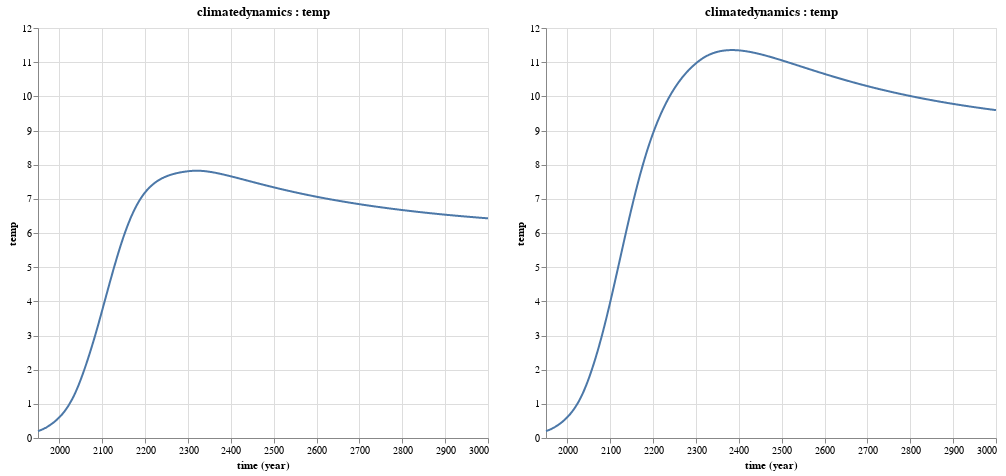

The code cell stored with this chart in its notebook:
### Code cell
@vlplot(resolve={scale={y=:shared}}) + [p1 p2]

### Figure 1 — Vega-Lite specification as saved in the notebook (floating-point values rounded to 4 significant figures; data arrays with more than 128 entries replaced by an {"elided": "..."} marker saying what was removed)
{"hconcat": [{"$schema": "https://vega.github.io/schema/vega-lite/v3.json", "data": {"values": {"elided": "1051 records"}}, "description": "plot for a specific component variable pair", "encoding": {"x": {"field": "time", "timeUnit": "utcyear", "type": "temporal"}, "y": {"field": "temp", "type": "quantitative"}}, "height": 410, "mark": {"type": "line"}, "title": "climatedynamics : temp", "width": 450}, {"$schema": "https://vega.github.io/schema/vega-lite/v3.json", "data": {"values": {"elided": "1051 records"}}, "description": "plot for a specific component variable pair", "encoding": {"x": {"field": "time", "timeUnit": "utcyear", "type": "temporal"}, "y": {"field": "temp", "type": "quantitative"}}, "height": 410, "mark": {"type": "line"}, "title": "climatedynamics : temp", "width": 450}], "resolve": {"scale": {"y": "shared"}}}
